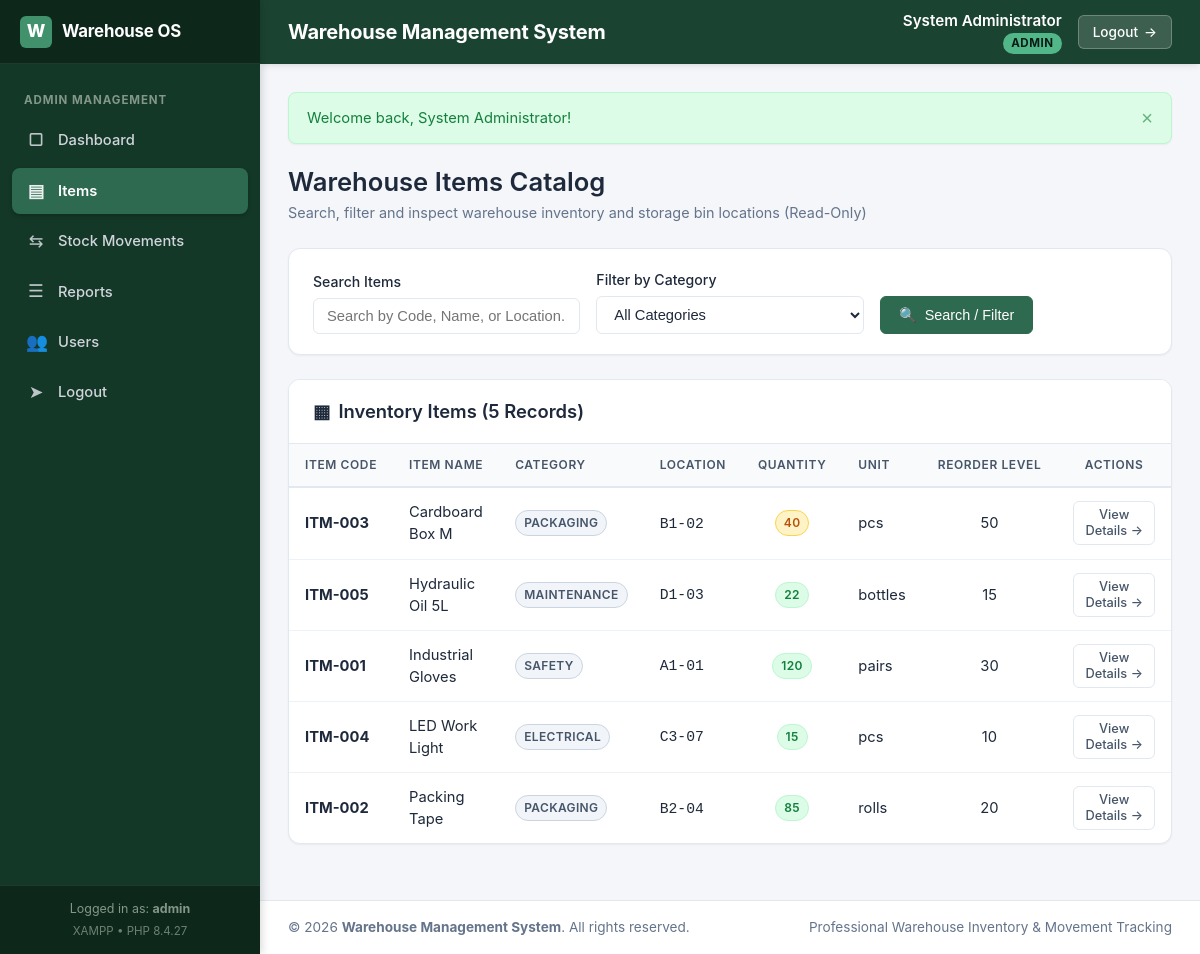
Page /user/items.php (signed in) on the committed database.
### tables this page shows
CREATE TABLE `items` (
    `id` INT UNSIGNED NOT NULL AUTO_INCREMENT,
    `item_code` VARCHAR(50) NOT NULL,
    `item_name` VARCHAR(100) NOT NULL,
    `category` VARCHAR(50) NOT NULL,
    `location` VARCHAR(50) NOT NULL,
    `quantity` INT UNSIGNED NOT NULL DEFAULT 0,
    `unit` VARCHAR(20) NOT NULL,
    `reorder_level` INT UNSIGNED NOT NULL DEFAULT 0,
    `created_at` TIMESTAMP NOT NULL DEFAULT CURRENT_TIMESTAMP,
    `updated_at` TIMESTAMP NOT NULL DEFAULT CURRENT_TIMESTAMP ON UPDATE CURRENT_TIMESTAMP,
    PRIMARY KEY (`id`),
    UNIQUE KEY `uk_items_item_code` (`item_code`),
    KEY `idx_items_category` (`category`),
    KEY `idx_items_location` (`location`)
);

### includes/functions.php (called while the page is built, shortened)
<?php
function e(?string $string): string {
    return htmlspecialchars((string)($string ?? ''), ENT_QUOTES, 'UTF-8');
}
function url(string $path = ''): string {
    $base = defined('BASE_PATH') ? BASE_PATH : '';
    $path = '/' . ltrim($path, '/');
    return rtrim($base, '/') . $path;
}
function sanitize(?string $value): string {
    return trim((string)($value ?? ''));
}
function formatNumber(int|float $num): string {
    return number_format($num);
}

### user/items.php (the view, shortened to what this page needs)
<?php
require_once __DIR__ . '/../includes/init.php';
$search = sanitize($_GET['search'] ?? '');
$sql = "SELECT id, item_code, item_name, category, location, quantity, unit, reorder_level FROM items WHERE 1=1";
$params = [];
$sql .= " ORDER BY item_name ASC";
$stmt = $pdo->prepare($sql);
$stmt->execute($params);
$items = $stmt->fetchAll();
require_once __DIR__ . '/../includes/header.php';
?>
<div class="page-header">
    <div class="page-title-wrap">
        <h1>Warehouse Items Catalog</h1>
        <div class="page-subtitle">Search, filter and inspect warehouse inventory and storage bin locations (Read-Only)</div>
    </div>
</div>
<div class="filter-card">
    <form method="GET" action="<?= url('/user/items.php'); ?>" class="filter-grid">
        <div class="form-group" style="margin-bottom: 0;">
            <label for="userSearch" class="form-label">Search Items</label>
            <input type="text"
                   id="userSearch"
                   name="search"
                   class="form-control"
                   placeholder="Search by Code, Name, or Location..."
                   value="<?= e($search); ?>">
        </div>
        <div class="form-group" style="margin-bottom: 0;">
            <label for="userCategory" class="form-label">Filter by Category</label>
            <select id="userCategory" name="category" class="form-control">
                <option value="">All Categories</option>
            </select>
        </div>
        <div class="filter-actions">
            <button type="submit" class="btn btn-primary">
                <span>&#128269;</span> Search / Filter
            </button>
        </div>
    </form>
</div>
<div class="card-panel">
    <div class="card-header">
        <div class="card-title">
            <span>&#9638;</span> Inventory Items (<?= count($items); ?> Records)
        </div>
    </div>
    <div class="card-body" style="padding: 0;">
        <?php if (!empty($items)): ?>
            <div class="table-responsive">
                <table class="data-table">
                    <thead>
                        <tr>
                            <th>Item Code</th>
                            <th>Item Name</th>
                            <th>Category</th>
                            <th>Location</th>
                            <th class="text-center">Quantity</th>
                            <th>Unit</th>
                            <th class="text-center">Reorder Level</th>
                            <th class="text-center" style="width: 140px;">Actions</th>
                        </tr>
                    </thead>
                    <tbody>
                        <?php foreach ($items as $item): ?>
                            <tr>
                                <td><strong><?= e($item['item_code']); ?></strong></td>
                                <td><?= e($item['item_name']); ?></td>
                                <td><span class="badge badge-secondary"><?= e($item['category']); ?></span></td>
                                <td><code><?= e($item['location']); ?></code></td>
                                <td class="text-center">
                                    <?php if ($item['quantity'] <= $item['reorder_level']): ?>
                                        <span class="badge badge-warning" title="Low stock alert!">
                                            <?= formatNumber($item['quantity']); ?>
                                        </span>
                                    <?php else: ?>
                                        <span class="badge badge-success">
                                            <?= formatNumber($item['quantity']); ?>
                                        </span>
                                    <?php endif; ?>
                                </td>
                                <td><?= e($item['unit']); ?></td>
                                <td class="text-center"><?= formatNumber($item['reorder_level']); ?></td>
                                <td class="text-center">
                                    <a href="<?= url('/user/item-details.php?id=' . (int)$item['id']); ?>" class="btn btn-secondary btn-sm">
                                        View Details &rarr;
                                    </a>
                                </td>
                            </tr>
                        <?php endforeach; ?>
                    </tbody>
                </table>
            </div>
        <?php endif; ?>
    </div>
</div>
<?php require_once __DIR__ . '/../includes/footer.php'; ?>

### rows in the picture
items: item_code "ITM-003", item_name "Cardboard Box M", category "PACKAGING", location "B1-02", quantity "40", unit "pcs", reorder_level "50"
items: item_code "ITM-005", item_name "Hydraulic Oil 5L", category "MAINTENANCE", location "D1-03", quantity "22", unit "bottles", reorder_level "15"
items: item_code "ITM-001", item_name "Industrial Gloves", category "SAFETY", location "A1-01", quantity "120", unit "pairs", reorder_level "30"
items: item_code "ITM-004", item_name "LED Work Light", category "ELECTRICAL", location "C3-07", quantity "15", unit "pcs", reorder_level "10"
items: item_code "ITM-002", item_name "Packing Tape", category "PACKAGING", location "B2-04", quantity "85", unit "rolls", reorder_level "20"

### other values in the picture
APP_NAME "Warehouse Management System"
$currentUser['full_name'] "System Administrator"
$currentUser['role'] "ADMIN"
$currentUser['username'] "admin"
phpversion() "8.4.27"
$flash['text'] "Welcome back, System Administrator!"
count($items) "5"
